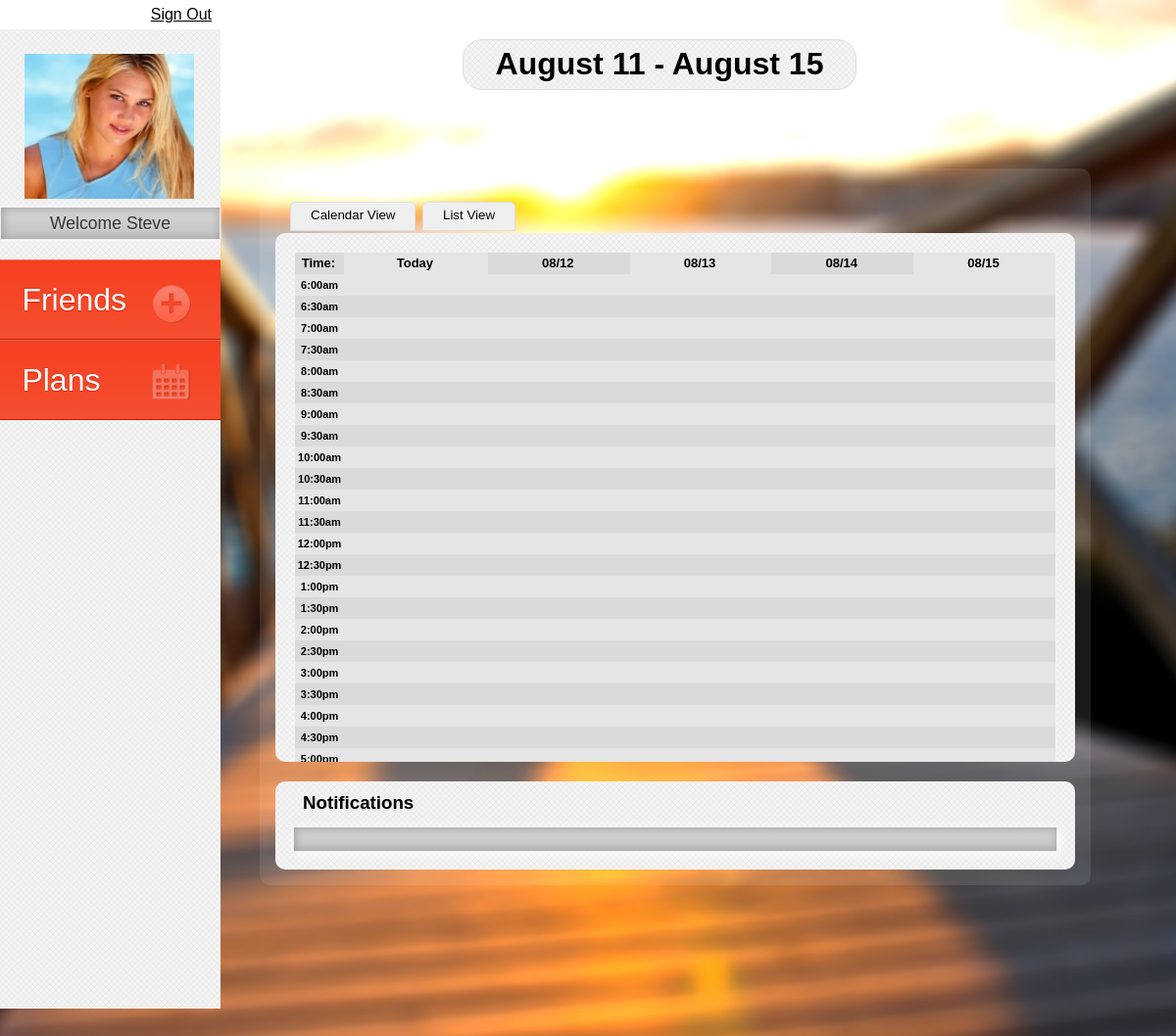
/calendar.php (signed in), run on the app's committed database.
### tables this page shows
CREATE TABLE IF NOT EXISTS `users` (
  `id` int(11) NOT NULL AUTO_INCREMENT,
  `username` varchar(255) NOT NULL,
  `password` varchar(255) NOT NULL,
  `email` varchar(255) NOT NULL,
  `photo` varchar(255) NOT NULL,
  PRIMARY KEY (`id`)
);

### calendar.php (called while the page is built, shortened)
<?php
require_once 'includes/db.inc.php';
require_once 'includes/users.inc.php';
require_once 'includes/requests.inc.php';
require_once 'includes/functions.inc.php';
$user_id = $_SESSION['user-id'];
$user_info = get_username ($db, $user_id);
include "views/calendar.html.php"
?>

### includes/users.inc.php (called while the page is built, shortened)
<?php
function user_is_signed_in () {
	return true;
}
function get_fingerprint ($user_id) {
	return sha1(
	$user_id
	. $_SERVER['REMOTE_ADDR']
	. $_SERVER['HTTP_USER_AGENT']
	);
}

### includes/requests.inc.php (called while the page is built, shortened)
<?php
function get_username ($db, $id){
	$sql = $db->prepare('SELECT username, photo FROM users WHERE id = :id');
	$sql->bindValue(':id', $id, PDO::PARAM_INT);
	$sql->execute();
	$results = $sql->fetch();
	return $results;
}
?>

### views/calendar.html.php (the view, shortened to what this page needs)
<!DOCTYPE html>
<html>
<head>
	<link href="css/general.css" rel="stylesheet">
	<link href="css/jquery.zweatherfeed.css" rel="stylesheet">
</head>
<body>
	<div class="container clearfix">
		<p class="sign-out"><?php if (user_is_signed_in()) : ?>
		<a href="sign-out.php">Sign Out</a></p>
		<?php endif; ?>
		<div class="header-container">
			<header class="mainHead">
				<figure>
					<div id="imgWrap"><img src="<?php echo (USER_IMAGE_PATH.$user_info['photo']);?>" alt="User Photo"></div>
					<figcaption>Welcome <?php echo ucFirst($user_info['username']);?></figcaption>
				</figure>
				<nav>
					<ul>
						<li id="friends"><a href="friends.php">Friends</a></li>
						<li id="plans"><a href="add-event.php">Plans</a></li>
					</ul>
				</nav>
			</header>
		</div>
		<div class="content-container">
			<div class="eventAdd">
				<header class="contentHead">
					<h1><?php echo date('F d');?> - <?php echo date("F d", mktime(0, 0, 0, date("m"), date("d")+4));?></h1>
				</header>
				<div class="contentBody">
					<form action="calendar.php" method="post">
						<button id="calendarViewBtn" type="submit">Calendar View</button>
					</form>
					<form action="calendar.php" method="post">
						<button id="listViewBtn" type="submit">List View</button>
					</form>
					<div class="calendarBody clearfix">
						<table>
					       <?php if(isset($_SESSION['list-view'])) :?>
					       		<?php foreach ($list_view_events as $events) : ?>
						       		<p class="dateTitle"><?php $d = new DateTime($events['event_date']); echo $d->format(' l, F j, Y  '); ?></p>
						       		<div class="list-item-holder">
						       		<p class="listInfo"><span>Title:</span> <?php echo (ucFirst($events['event_title'])); ?></p>
									<p class="listInfo"><span>Time:</span> <?php echo($events['event_from'].' - '.$events['event_to'] ); ?></p>
									<p class="listInfo"><span>Address:</span> <?php echo (ucFirst($events['address'])); ?></p>
								</div>
					       	<?php endforeach;?>
					       <?php else :?>
					        <thead>
					          <tr>
					            <th>Time:</th>
					            <th class="dates">Today</th>
					            <th class="dates"><?php echo date("m/d", mktime(0, 0, 0, date("m"), date("d")+1));?></th>
					            <th class="dates"><?php echo date("m/d", mktime(0, 0, 0, date("m"), date("d")+2));?></th>
					            <th class="dates"><?php echo date("m/d", mktime(0, 0, 0, date("m"), date("d")+3));?></th>
					            <th class="dates"><?php echo date("m/d", mktime(0, 0, 0, date("m"), date("d")+4));?></th>
					          </tr>
					        </thead>
					        <tbody>
					        </tbody>
					          <?php endif;?>
					    </table>
					</div>
					 <div class="notifications">
					    <h3>Notifications</h3>
				    	<ul class="notificationsList">
				    	</ul>
					</div>
				</div>
			</div>
		</div>
	</div>
</body>
</html>

### data on the page
users: photo (picture), username "Steve"

### other printed values
$full_time "6:00am"
$full_time "6:30am"
$full_time "7:00am"
$full_time "7:30am"
$full_time "8:00am"
$full_time "8:30am"
$full_time "9:00am"
$full_time "9:30am"
$full_time "10:00am"
$full_time "10:30am"
$full_time "11:00am"
$full_time "11:30am"
$full_time "12:00pm"
$full_time "12:30pm"
$full_time "1:00pm"
